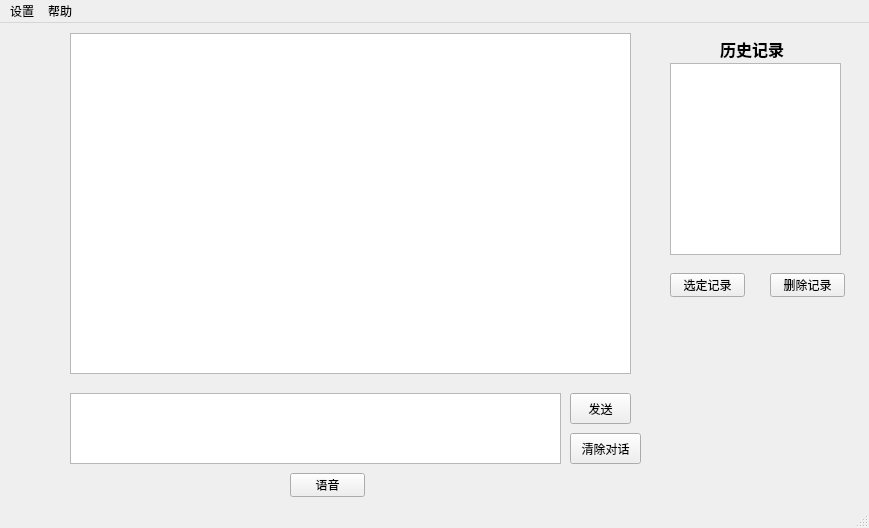
<?xml version="1.0" encoding="UTF-8"?>
<ui version="4.0">
 <class>MainWindow</class>
 <widget class="QMainWindow" name="MainWindow">
  <property name="geometry">
   <rect>
    <x>0</x>
    <y>0</y>
    <width>869</width>
    <height>528</height>
   </rect>
  </property>
  <property name="windowTitle">
   <string>主界面</string>
  </property>
  <property name="windowIcon">
   <iconset>
    <normaloff>../images/鹤木阳渚.png</normaloff>../images/鹤木阳渚.png</iconset>
  </property>
  <widget class="QWidget" name="centralwidget">
   <widget class="QListWidget" name="ChatList">
    <property name="geometry">
     <rect>
      <x>70</x>
      <y>10</y>
      <width>561</width>
      <height>341</height>
     </rect>
    </property>
    <property name="wordWrap">
     <bool>true</bool>
    </property>
   </widget>
   <widget class="QPushButton" name="SeedBtn">
    <property name="geometry">
     <rect>
      <x>570</x>
      <y>370</y>
      <width>61</width>
      <height>31</height>
     </rect>
    </property>
    <property name="text">
     <string>发送</string>
    </property>
   </widget>
   <widget class="QPushButton" name="SaidBtn">
    <property name="geometry">
     <rect>
      <x>290</x>
      <y>450</y>
      <width>75</width>
      <height>24</height>
     </rect>
    </property>
    <property name="text">
     <string>语音</string>
    </property>
   </widget>
   <widget class="QPushButton" name="ChatListClearBtn">
    <property name="geometry">
     <rect>
      <x>570</x>
      <y>410</y>
      <width>71</width>
      <height>31</height>
     </rect>
    </property>
    <property name="text">
     <string>清除对话</string>
    </property>
   </widget>
   <widget class="QTextEdit" name="ChatInputText">
    <property name="geometry">
     <rect>
      <x>70</x>
      <y>370</y>
      <width>491</width>
      <height>71</height>
     </rect>
    </property>
   </widget>
   <widget class="QLabel" name="label">
    <property name="geometry">
     <rect>
      <x>720</x>
      <y>10</y>
      <width>71</width>
      <height>31</height>
     </rect>
    </property>
    <property name="font">
     <font>
      <family>微软雅黑</family>
      <pointsize>12</pointsize>
      <bold>true</bold>
     </font>
    </property>
    <property name="text">
     <string>历史记录</string>
    </property>
   </widget>
   <widget class="QListWidget" name="ChatHistoryList">
    <property name="geometry">
     <rect>
      <x>670</x>
      <y>40</y>
      <width>171</width>
      <height>192</height>
     </rect>
    </property>
    <property name="wordWrap">
     <bool>true</bool>
    </property>
   </widget>
   <widget class="QPushButton" name="ChatHistoryBtn">
    <property name="geometry">
     <rect>
      <x>670</x>
      <y>250</y>
      <width>75</width>
      <height>24</height>
     </rect>
    </property>
    <property name="text">
     <string>选定记录</string>
    </property>
   </widget>
   <widget class="QPushButton" name="ChatHistoryDelBtn">
    <property name="geometry">
     <rect>
      <x>770</x>
      <y>250</y>
      <width>75</width>
      <height>24</height>
     </rect>
    </property>
    <property name="text">
     <string>删除记录</string>
    </property>
   </widget>
   <widget class="QLabel" name="LuYingFlag">
    <property name="geometry">
     <rect>
      <x>390</x>
      <y>450</y>
      <width>91</width>
      <height>21</height>
     </rect>
    </property>
    <property name="text">
     <string/>
    </property>
   </widget>
  </widget>
  <widget class="QMenuBar" name="menubar">
   <property name="geometry">
    <rect>
     <x>0</x>
     <y>0</y>
     <width>869</width>
     <height>22</height>
    </rect>
   </property>
   <widget class="QMenu" name="menu">
    <property name="title">
     <string>设置</string>
    </property>
    <addaction name="actionvits"/>
    <addaction name="actiongpt"/>
   </widget>
   <widget class="QMenu" name="menu_2">
    <property name="title">
     <string>帮助</string>
    </property>
    <addaction name="action"/>
    <addaction name="actiongithub"/>
   </widget>
   <addaction name="menu"/>
   <addaction name="menu_2"/>
  </widget>
  <widget class="QStatusBar" name="statusbar"/>
  <action name="actionvits">
   <property name="icon">
    <iconset>
     <normaloff>../images/语音识别.png</normaloff>../images/语音识别.png</iconset>
   </property>
   <property name="text">
    <string>vits设置</string>
   </property>
  </action>
  <action name="actiongpt">
   <property name="icon">
    <iconset>
     <normaloff>../images/机器人.png</normaloff>../images/机器人.png</iconset>
   </property>
   <property name="text">
    <string>gpt设置</string>
   </property>
  </action>
  <action name="action">
   <property name="icon">
    <iconset>
     <normaloff>../images/作者.png</normaloff>../images/作者.png</iconset>
   </property>
   <property name="text">
    <string>作者</string>
   </property>
  </action>
  <action name="actiongithub">
   <property name="icon">
    <iconset>
     <normaloff>../images/github.png</normaloff>../images/github.png</iconset>
   </property>
   <property name="text">
    <string>github</string>
   </property>
  </action>
 </widget>
 <resources/>
 <connections/>
</ui>
